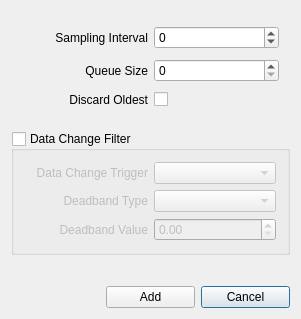
<?xml version="1.0" encoding="UTF-8"?>
<ui version="4.0">
 <class>MiSettingsDialog</class>
 <widget class="QDialog" name="MiSettingsDialog">
  <property name="geometry">
   <rect>
    <x>0</x>
    <y>0</y>
    <width>301</width>
    <height>319</height>
   </rect>
  </property>
  <property name="windowTitle">
   <string>Monitored Item Settings</string>
  </property>
  <property name="windowIcon">
   <iconset>
    <normaloff>icons/property.svg</normaloff>icons/property.svg</iconset>
  </property>
  <layout class="QGridLayout" name="gridLayout">
   <item row="0" column="0" colspan="3">
    <widget class="QWidget" name="options" native="true">
     <layout class="QGridLayout" name="gridLayout_3">
      <item row="0" column="0">
       <widget class="QLabel" name="label">
        <property name="text">
         <string>Sampling Interval</string>
        </property>
        <property name="alignment">
         <set>Qt::AlignRight|Qt::AlignTrailing|Qt::AlignVCenter</set>
        </property>
       </widget>
      </item>
      <item row="1" column="0">
       <widget class="QLabel" name="label_2">
        <property name="text">
         <string>Queue Size</string>
        </property>
        <property name="alignment">
         <set>Qt::AlignRight|Qt::AlignTrailing|Qt::AlignVCenter</set>
        </property>
       </widget>
      </item>
      <item row="1" column="1">
       <widget class="QSpinBox" name="queueSize">
        <property name="maximum">
         <number>100</number>
        </property>
       </widget>
      </item>
      <item row="2" column="0">
       <widget class="QLabel" name="label_3">
        <property name="text">
         <string>Discard Oldest</string>
        </property>
        <property name="alignment">
         <set>Qt::AlignRight|Qt::AlignTrailing|Qt::AlignVCenter</set>
        </property>
       </widget>
      </item>
      <item row="2" column="1">
       <widget class="QCheckBox" name="discardOldest"/>
      </item>
      <item row="0" column="1">
       <widget class="QSpinBox" name="samplingInterval">
        <property name="minimum">
         <number>-1</number>
        </property>
        <property name="maximum">
         <number>50000</number>
        </property>
        <property name="singleStep">
         <number>100</number>
        </property>
       </widget>
      </item>
     </layout>
    </widget>
   </item>
   <item row="1" column="0" colspan="3">
    <widget class="QGroupBox" name="dataChangeFilter">
     <property name="title">
      <string>Data Change Filter</string>
     </property>
     <property name="checkable">
      <bool>true</bool>
     </property>
     <property name="checked">
      <bool>false</bool>
     </property>
     <layout class="QGridLayout" name="gridLayout_2">
      <item row="0" column="0">
       <widget class="QLabel" name="label_4">
        <property name="text">
         <string>Data Change Trigger</string>
        </property>
        <property name="alignment">
         <set>Qt::AlignRight|Qt::AlignTrailing|Qt::AlignVCenter</set>
        </property>
       </widget>
      </item>
      <item row="0" column="1">
       <widget class="QComboBox" name="dataChangeTrigger"/>
      </item>
      <item row="1" column="0">
       <widget class="QLabel" name="label_5">
        <property name="text">
         <string>Deadband Type</string>
        </property>
        <property name="alignment">
         <set>Qt::AlignRight|Qt::AlignTrailing|Qt::AlignVCenter</set>
        </property>
       </widget>
      </item>
      <item row="1" column="1">
       <widget class="QComboBox" name="deadbandType"/>
      </item>
      <item row="2" column="0">
       <widget class="QLabel" name="label_6">
        <property name="text">
         <string>Deadband Value</string>
        </property>
        <property name="alignment">
         <set>Qt::AlignRight|Qt::AlignTrailing|Qt::AlignVCenter</set>
        </property>
       </widget>
      </item>
      <item row="2" column="1">
       <widget class="QDoubleSpinBox" name="deadbandValue">
        <property name="maximum">
         <double>999999999999999.000000000000000</double>
        </property>
       </widget>
      </item>
     </layout>
    </widget>
   </item>
   <item row="2" column="0" colspan="3">
    <spacer name="verticalSpacer">
     <property name="orientation">
      <enum>Qt::Vertical</enum>
     </property>
     <property name="sizeType">
      <enum>QSizePolicy::Fixed</enum>
     </property>
     <property name="sizeHint" stdset="0">
      <size>
       <width>20</width>
       <height>25</height>
      </size>
     </property>
    </spacer>
   </item>
   <item row="3" column="2">
    <widget class="QPushButton" name="cancelButton">
     <property name="text">
      <string>Cancel</string>
     </property>
    </widget>
   </item>
   <item row="3" column="1">
    <widget class="QPushButton" name="addButton">
     <property name="text">
      <string>Add</string>
     </property>
    </widget>
   </item>
  </layout>
 </widget>
 <layoutdefault spacing="6" margin="11"/>
 <resources/>
 <connections/>
</ui>
